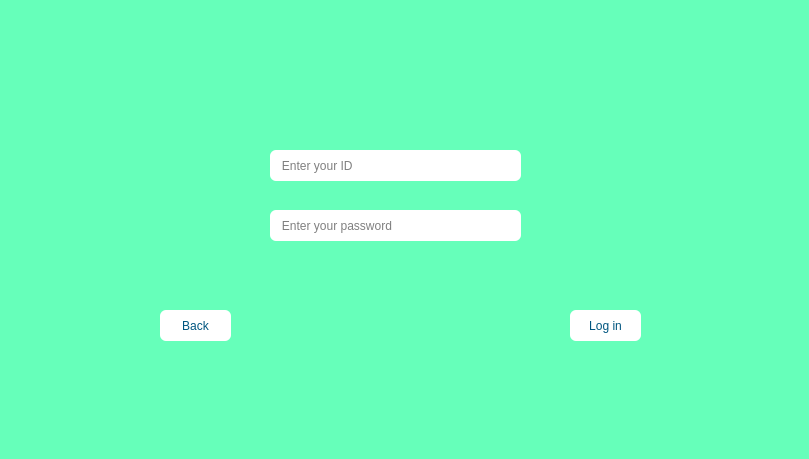
      <widget class="QWidget" name="Login_cr">
       <property name="styleSheet">
        <string notr="true">background-color: rgb(102, 255, 186);</string>
       </property>
       <widget class="QLineEdit" name="pass_cr">
        <property name="geometry">
         <rect>
          <x>270</x>
          <y>210</y>
          <width>251</width>
          <height>31</height>
         </rect>
        </property>
        <property name="styleSheet">
         <string notr="true">background-color: rgb(255, 255, 255);
border-radius: 6px;</string>
        </property>
        <property name="echoMode">
         <enum>QLineEdit::Password</enum>
        </property>
        <property name="placeholderText">
         <string>   Enter your password</string>
        </property>
       </widget>
       <widget class="QPushButton" name="logic_cr">
        <property name="geometry">
         <rect>
          <x>570</x>
          <y>310</y>
          <width>71</width>
          <height>31</height>
         </rect>
        </property>
        <property name="styleSheet">
         <string notr="true">background-color: rgb(255, 255, 255);
border-color: rgb(255, 255, 255);
color: rgb(0, 85, 127);
font: 700 10pt &quot;Segoe UI&quot;;
border-radius: 6px;</string>
        </property>
        <property name="text">
         <string>Log in</string>
        </property>
        <property name="icon">
         <iconset>
          <normaloff>../../../../Downloads/right-arrow.png</normaloff>../../../../Downloads/right-arrow.png</iconset>
        </property>
       </widget>
       <widget class="QPushButton" name="back_cr">
        <property name="geometry">
         <rect>
          <x>160</x>
          <y>310</y>
          <width>71</width>
          <height>31</height>
         </rect>
        </property>
        <property name="styleSheet">
         <string notr="true">background-color: rgb(255, 255, 255);
color: rgb(0, 85, 127);
font: 700 10pt &quot;Segoe UI&quot;;
border-radius: 6px;</string>
        </property>
        <property name="text">
         <string>Back</string>
        </property>
        <property name="icon">
         <iconset>
          <normaloff>../../../../Downloads/turn-back.png</normaloff>../../../../Downloads/turn-back.png</iconset>
        </property>
       </widget>
       <widget class="QLineEdit" name="id_cr">
        <property name="geometry">
         <rect>
          <x>270</x>
          <y>150</y>
          <width>251</width>
          <height>31</height>
         </rect>
        </property>
        <property name="styleSheet">
         <string notr="true">background-color: rgb(255, 255, 255);
border-radius: 6px;</string>
        </property>
        <property name="placeholderText">
         <string>   Enter your ID</string>
        </property>
       </widget>
       <widget class="QLabel" name="label_19">
        <property name="geometry">
         <rect>
          <x>0</x>
          <y>0</y>
          <width>800</width>
          <height>450</height>
         </rect>
        </property>
        <property name="text">
         <string/>
        </property>
        <property name="pixmap">
         <pixmap resource="IMAGE.qrc">:/pic/images/Chair Log.png</pixmap>
        </property>
        <property name="scaledContents">
         <bool>true</bool>
        </property>
       </widget>
       <zorder>label_19</zorder>
       <zorder>logic_cr</zorder>
       <zorder>pass_cr</zorder>
       <zorder>id_cr</zorder>
       <zorder>back_cr</zorder>
      </widget>
